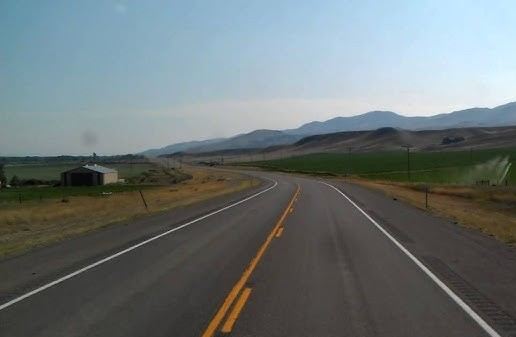
#> input picture Lane Detection/sample3_cropped.jpg, 516 x 337 px
$ jupyter execute _part2_.ipynb
#> lines starting #> are read from the running program, lines starting #| are printed output that depends on the picture; after the words box and inside, x2 and y2 are one past the last pixel; in counts of white or black regions, pixels touching at a corner belong together
[cell 1]
import cv2
import numpy as np
import matplotlib.pyplot as plt

IMAGE_PATH = "sample3_cropped.jpg"

# Load image
img_bgr = cv2.imread(IMAGE_PATH)
#> img_bgr is the input picture: shape (337, 516, 3); mean B, G, R 117.7, 116.9, 108.1
if img_bgr is None:
    raise FileNotFoundError(f"Image not found at {IMAGE_PATH}")

# Convert to RGB for display
img_rgb = cv2.cvtColor(img_bgr, cv2.COLOR_BGR2RGB)

# Show original image
plt.figure(figsize=(10,5))
plt.imshow(img_rgb)
plt.title("Original Image")
plt.axis("off")
plt.show()

[cell 2]
# Convert to grayscale and apply Gaussian smoothing
gray = cv2.cvtColor(img_bgr, cv2.COLOR_BGR2GRAY)
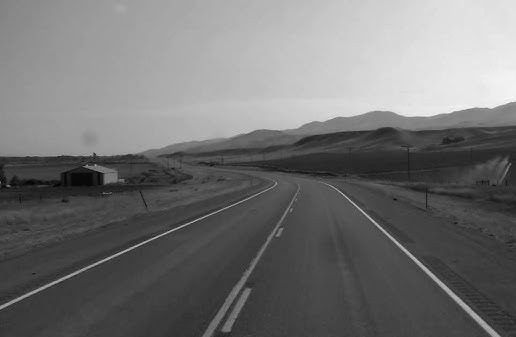
#> gray: shape (337, 516); min 1, max 252, mean 114.3
kernel_size = 5
sigma = 1.5

blur = cv2.GaussianBlur(gray, (kernel_size, kernel_size), sigma)

# Show outputs
fig, axes = plt.subplots(1,2, figsize=(12,5))
axes[0].imshow(gray, cmap='gray')
axes[0].set_title("Grayscale Image")
axes[0].axis('off')

axes[1].imshow(blur, cmap='gray')
axes[1].set_title("Gaussian Blurred Image")
axes[1].axis('off')

plt.show()
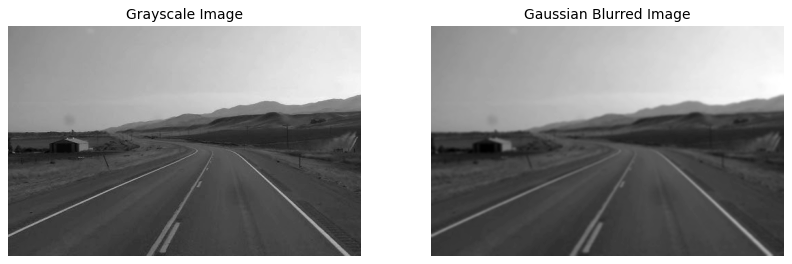
#> figure drawn by matplotlib, 2 panels

[cell 3]
# Edge detection using Canny
canny_low = 50
canny_high = 150

edges = cv2.Canny(blur, canny_low, canny_high)
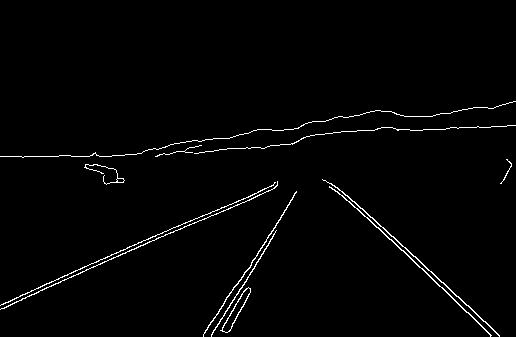
#> edges: shape (337, 516); 1.7% white in thin lines or dots, all inside (x1, y1, x2, y2) = (0, 101, 516, 337)

plt.figure(figsize=(10,5))
plt.imshow(edges, cmap='gray')
plt.title(f"Canny Edge Detection (low={canny_low}, high={canny_high})")
plt.axis("off")
plt.show()

[cell 4]
# ROI mask
h, w = edges.shape
#> h = 337; w = 516

roi_vertices = np.array([[
    (0, int((h-1)*0.6)), # top-left
    (w-1, int((h-1) * 0.6)), # top-right
    (w-1, h -1), # bottom-right
    (0, h -1)  # bottom-left
]], dtype=np.int32)

mask = np.zeros_like(edges)
cv2.fillPoly(mask, roi_vertices, 255)
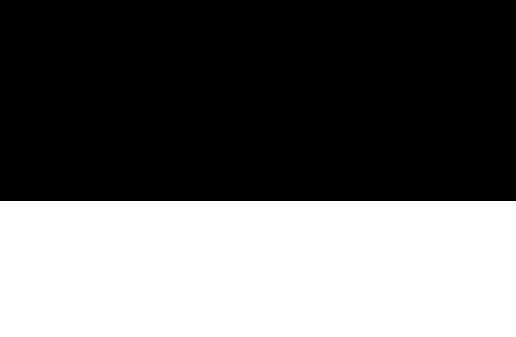
#> mask: shape (337, 516); 40.4% white; 1 white region, box (x1, y1, x2, y2) and area: (0, 201, 516, 337) 70176
edges_roi = cv2.bitwise_and(edges, mask)
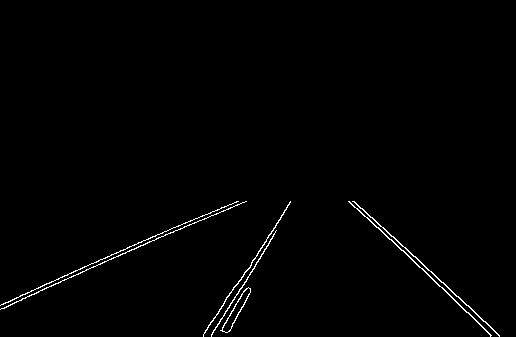
#> edges_roi: shape (337, 516); 0.97% white in thin lines or dots, all inside (x1, y1, x2, y2) = (0, 201, 500, 337)

# Show original image
plt.figure(figsize=(10,5))
plt.imshow(edges_roi, cmap='gray')
plt.title("Original Image")
plt.axis("off")
plt.show()

[cell 5]
# Apply Standard Hough Transform (ρ–θ)
rho = 1
theta = np.pi / 180
threshold = 100

lines = cv2.HoughLines(edges_roi, rho, theta, threshold)
#> lines = [[278, 1.15], [-95, 2.32], [-91, 2.32], [281, 1.17], [282, 1.15], [-100, 2.34], [-86, 2.3], [-110, 2.36], [279, 1.19], [355, 0.593]]

overlay_std = img_rgb.copy()

# Draw detected lines in green
if lines is not None:
    for rho, theta in lines[:,0]:
        a, b = np.cos(theta), np.sin(theta)
        x0, y0 = a * rho, b * rho
        x1, y1 = int(x0 + 800 * (-b)), int(y0 + 800 * (a))
        x2, y2 = int(x0 - 800 * (-b)), int(y0 - 800 * (a))
        cv2.line(overlay_std, (x1, y1), (x2, y2), (255, 0, 0), 2)
#> this loop made 10 passes
#> (rho, theta, a, b, x0, y0, x1, y1) on passes 1 to 10: (278, 1.15, 0.407, 0.914, 113.1, 254, -617, 579), (-95, 2.32, -0.682, 0.731, 64.79, -69.48, -520, -615), (-91, 2.32, -0.682, 0.731, 62.06, -66.55, -523, -612), (281, 1.17, 0.391, 0.921, 109.8, 258.7, -626, 571), (282, 1.15, 0.407, 0.914, 114.7, 257.6, -616, 583), (-100, 2.34, -0.695, 0.719, 69.47, -71.93, -506, -627), (-86, 2.3, -0.669, 0.743, 57.55, -63.91, -536, -599), (-110, 2.36, -0.707, 0.707, 77.78, -77.78, -487, -643), (279, 1.19, 0.375, 0.927, 104.5, 258.7, -637, 558), (355, 0.593, 0.829, 0.559, 294.3, 198.5, -153, 861)
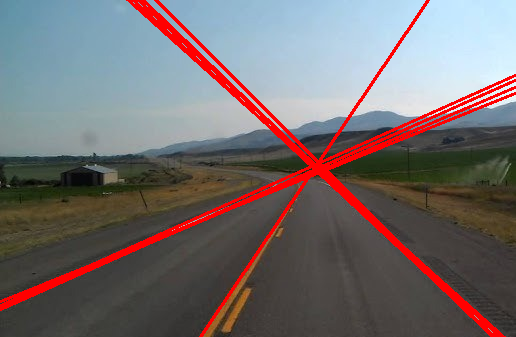
#> overlay_std: shape (337, 516, 3); mean R, G, B 117.2, 108.7, 109.4

plt.figure(figsize=(10,6))
plt.imshow(overlay_std)
plt.title("Detected Lines (Standard Hough Transform, Green Lines)")
plt.axis("off")
plt.show()

[cell 6]
# Show all stages together for report clarity

fig, axes = plt.subplots(2,3, figsize=(15,10))

axes[0,0].imshow(img_rgb)
axes[0,0].set_title("Original")
axes[0,0].axis('off')

axes[0,1].imshow(blur, cmap='gray')
axes[0,1].set_title("Gaussian Blur")
axes[0,1].axis('off')

axes[0,2].imshow(edges, cmap='gray')
axes[0,2].set_title("Canny Edge Detection")
axes[0,2].axis('off')

axes[1,0].imshow(mask, cmap='gray')
axes[1,0].set_title("ROI Mask")
axes[1,0].axis('off')

axes[1,1].imshow(edges_roi, cmap='gray')
axes[1,1].set_title("Edges after ROI")
axes[1,1].axis('off')

axes[1,2].imshow(overlay_std)
axes[1,2].set_title("Final Lane Detection (Hough Transform)")
axes[1,2].axis('off')

plt.tight_layout()
plt.show()

[cell 7]
#Probabilistic Hough Transform
minLineLength = 40
maxLineGap = 20
houghP_thresh = 98

linesP = cv2.HoughLinesP(edges_roi, 1, np.pi/180, houghP_thresh, minLineLength=minLineLength, maxLineGap=maxLineGap)
#> linesP = [[1, 304, 190, 220], [362, 208, 499, 336], [348, 201, 485, 329], [0, 309, 223, 210], [14, 302, 189, 224], [203, 335, 275, 227]]
overlay_p = img_rgb.copy()

if linesP is not None:
    for line in linesP:
        x1, y1, x2, y2 = line[0]
        cv2.line(overlay_p, (x1, y1), (x2, y2), (0, 255, 0), 4)
#> this loop made 6 passes
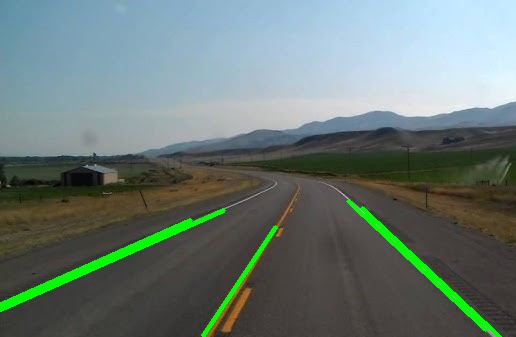
#> overlay_p: shape (337, 516, 3); mean R, G, B 105.6, 120.9, 115.5

plt.figure(figsize=(10,5))
plt.imshow(overlay_p)
plt.title("Detected Lines (Probabilistic Hough Transform)")
plt.axis("off")
plt.show()

[cell 8]
# Show all stages together for report clarity

fig, axes = plt.subplots(2,3, figsize=(15,10))

axes[0,0].imshow(img_rgb)
axes[0,0].set_title("Original")
axes[0,0].axis('off')

axes[0,1].imshow(blur, cmap='gray')
axes[0,1].set_title("Gaussian Blur")
axes[0,1].axis('off')

axes[0,2].imshow(edges, cmap='gray')
axes[0,2].set_title("Canny Edge Detection")
axes[0,2].axis('off')

axes[1,0].imshow(mask, cmap='gray')
axes[1,0].set_title("ROI Mask")
axes[1,0].axis('off')

axes[1,1].imshow(edges_roi, cmap='gray')
axes[1,1].set_title("Edges after ROI")
axes[1,1].axis('off')

axes[1,2].imshow(overlay_p)
axes[1,2].set_title("Final Lane Detection (Hough Transform)")
axes[1,2].axis('off')

plt.tight_layout()
plt.show()

[cell 9]
#Combine both detections (Standard + Probabilistic)
combined = overlay_std.copy()

if linesP is not None:
    for line in linesP:
        x1, y1, x2, y2 = line[0]
        cv2.line(combined, (x1, y1), (x2, y2), (0, 255, 0), 3)
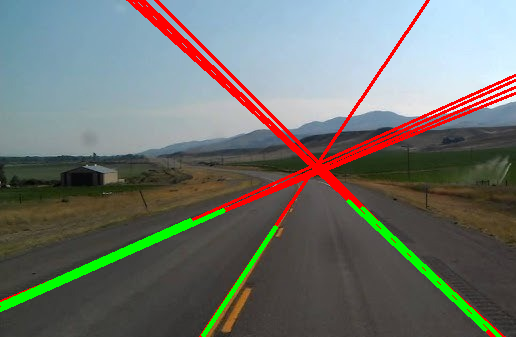
#> combined: shape (337, 516, 3); 2.5% of pixels changed, all inside (x1, y1, x2, y2) = (0, 199, 502, 337)

plt.figure(figsize=(12,6))
plt.imshow(combined)
plt.title("Final Lane Detection (Red = Hough, Green = Probabilistic)")
plt.axis("off")
plt.show()
